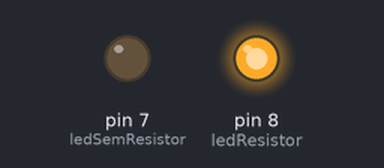
A sketch run on a simulated Arduino Uno, built with avr-gcc and run on an emulated ATmega328P. Shown: output pins drawn as LEDs (lit = HIGH).

Above: at 0.1 s.
At 5.1 s:
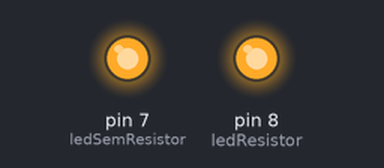
Timing chart, 0 to 6.6 s (numbered marks = the images above):
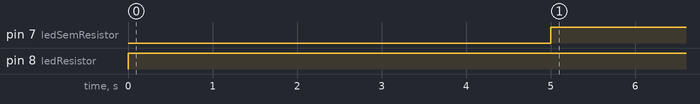

The sketch:

testeLeds.ino
```cpp
int ledResistor = 8;
int ledSemResistor = 7;

void setup() {
pinMode(ledResistor,OUTPUT);
pinMode(ledSemResistor,OUTPUT);
}
void ligaCR(){
  digitalWrite(ledResistor, HIGH);
}
void ligaSR(){
  digitalWrite(ledSemResistor, HIGH);
}
void loop() {
  ligaCR();
  delay(5000);
  ligaSR();
  delay(5000);
}
```

Measured:
- by itself, pin 7 (ledSemResistor): LOW → HIGH at 5.0 s
- by itself, pin 8 (ledResistor): LOW → HIGH at 0.00 s
